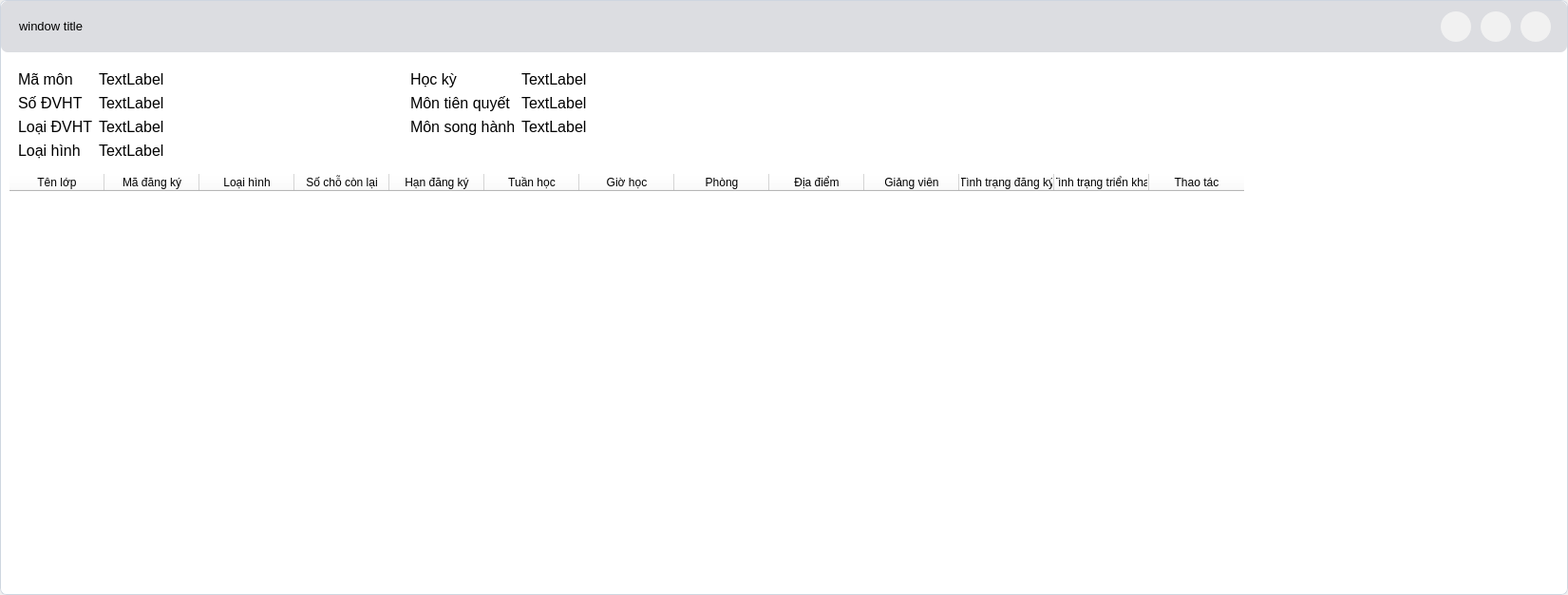
<?xml version="1.0" encoding="UTF-8"?>
<ui version="4.0">
 <class>Widget</class>
 <widget class="QWidget" name="Widget">
  <property name="geometry">
   <rect>
    <x>0</x>
    <y>0</y>
    <width>1651</width>
    <height>626</height>
   </rect>
  </property>
  <property name="windowTitle">
   <string>Widget</string>
  </property>
  <layout class="QVBoxLayout" name="verticalLayout">
   <property name="leftMargin">
    <number>0</number>
   </property>
   <property name="topMargin">
    <number>0</number>
   </property>
   <property name="rightMargin">
    <number>0</number>
   </property>
   <property name="bottomMargin">
    <number>0</number>
   </property>
   <item>
    <widget class="QFrame" name="frame_window">
     <property name="styleSheet">
      <string notr="true">QFrame{
background: #ffffff;
border-radius: 7px;
}

#frame_window {
border: 1px solid #ced6e0;
}</string>
     </property>
     <property name="frameShape">
      <enum>QFrame::StyledPanel</enum>
     </property>
     <property name="frameShadow">
      <enum>QFrame::Raised</enum>
     </property>
     <layout class="QVBoxLayout" name="verticalLayout_2">
      <property name="spacing">
       <number>0</number>
      </property>
      <property name="leftMargin">
       <number>0</number>
      </property>
      <property name="topMargin">
       <number>0</number>
      </property>
      <property name="rightMargin">
       <number>0</number>
      </property>
      <property name="bottomMargin">
       <number>0</number>
      </property>
      <item>
       <widget class="QFrame" name="frame_header">
        <property name="sizePolicy">
         <sizepolicy hsizetype="Expanding" vsizetype="Fixed">
          <horstretch>0</horstretch>
          <verstretch>0</verstretch>
         </sizepolicy>
        </property>
        <property name="styleSheet">
         <string notr="true">background-color: #dcdde1;</string>
        </property>
        <property name="frameShape">
         <enum>QFrame::StyledPanel</enum>
        </property>
        <property name="frameShadow">
         <enum>QFrame::Raised</enum>
        </property>
        <layout class="QHBoxLayout" name="horizontalLayout_4">
         <property name="spacing">
          <number>14</number>
         </property>
         <property name="leftMargin">
          <number>11</number>
         </property>
         <property name="topMargin">
          <number>11</number>
         </property>
         <property name="rightMargin">
          <number>11</number>
         </property>
         <property name="bottomMargin">
          <number>11</number>
         </property>
         <item alignment="Qt::AlignLeft">
          <widget class="QLabel" name="label_windowTitle">
           <property name="sizePolicy">
            <sizepolicy hsizetype="Fixed" vsizetype="Fixed">
             <horstretch>0</horstretch>
             <verstretch>0</verstretch>
            </sizepolicy>
           </property>
           <property name="font">
            <font>
             <family>Segoe UI</family>
             <pointsize>10</pointsize>
            </font>
           </property>
           <property name="styleSheet">
            <string notr="true">padding-left: 5px;</string>
           </property>
           <property name="text">
            <string>window title</string>
           </property>
          </widget>
         </item>
         <item>
          <spacer name="horizontalSpacer">
           <property name="orientation">
            <enum>Qt::Horizontal</enum>
           </property>
           <property name="sizeHint" stdset="0">
            <size>
             <width>40</width>
             <height>20</height>
            </size>
           </property>
          </spacer>
         </item>
         <item alignment="Qt::AlignRight">
          <widget class="QFrame" name="frameTopRightButton">
           <property name="sizePolicy">
            <sizepolicy hsizetype="Preferred" vsizetype="Preferred">
             <horstretch>0</horstretch>
             <verstretch>0</verstretch>
            </sizepolicy>
           </property>
           <property name="minimumSize">
            <size>
             <width>122</width>
             <height>32</height>
            </size>
           </property>
           <property name="styleSheet">
            <string notr="true">QPushButton{
	background-color: #f2f2f2f2;
	border-radius: 16px;
}
</string>
           </property>
           <property name="frameShape">
            <enum>QFrame::StyledPanel</enum>
           </property>
           <property name="frameShadow">
            <enum>QFrame::Raised</enum>
           </property>
           <property name="lineWidth">
            <number>1</number>
           </property>
           <layout class="QHBoxLayout" name="horizontalLayout_5">
            <property name="spacing">
             <number>10</number>
            </property>
            <property name="leftMargin">
             <number>0</number>
            </property>
            <property name="topMargin">
             <number>0</number>
            </property>
            <property name="rightMargin">
             <number>6</number>
            </property>
            <property name="bottomMargin">
             <number>0</number>
            </property>
            <item>
             <widget class="QPushButton" name="button_minimum">
              <property name="sizePolicy">
               <sizepolicy hsizetype="Fixed" vsizetype="Fixed">
                <horstretch>0</horstretch>
                <verstretch>0</verstretch>
               </sizepolicy>
              </property>
              <property name="minimumSize">
               <size>
                <width>32</width>
                <height>32</height>
               </size>
              </property>
              <property name="styleSheet">
               <string notr="true">QPushButton::hover{
background-color: rgb(0, 170, 0);
}</string>
              </property>
              <property name="text">
               <string/>
              </property>
             </widget>
            </item>
            <item>
             <widget class="QPushButton" name="button_maximum">
              <property name="sizePolicy">
               <sizepolicy hsizetype="Fixed" vsizetype="Fixed">
                <horstretch>0</horstretch>
                <verstretch>0</verstretch>
               </sizepolicy>
              </property>
              <property name="minimumSize">
               <size>
                <width>32</width>
                <height>32</height>
               </size>
              </property>
              <property name="styleSheet">
               <string notr="true">QPushButton::hover{
background-color: rgb(255, 170, 0);
}</string>
              </property>
              <property name="text">
               <string/>
              </property>
             </widget>
            </item>
            <item>
             <widget class="QPushButton" name="button_close">
              <property name="enabled">
               <bool>true</bool>
              </property>
              <property name="sizePolicy">
               <sizepolicy hsizetype="Fixed" vsizetype="Fixed">
                <horstretch>0</horstretch>
                <verstretch>0</verstretch>
               </sizepolicy>
              </property>
              <property name="minimumSize">
               <size>
                <width>32</width>
                <height>32</height>
               </size>
              </property>
              <property name="baseSize">
               <size>
                <width>0</width>
                <height>0</height>
               </size>
              </property>
              <property name="styleSheet">
               <string notr="true">
QPushButton::hover {
background-color: rgb(255, 0, 0);
}</string>
              </property>
              <property name="text">
               <string/>
              </property>
              <property name="iconSize">
               <size>
                <width>0</width>
                <height>0</height>
               </size>
              </property>
              <property name="flat">
               <bool>false</bool>
              </property>
             </widget>
            </item>
           </layout>
           <zorder>button_close</zorder>
           <zorder>button_minimum</zorder>
           <zorder>button_maximum</zorder>
          </widget>
         </item>
        </layout>
       </widget>
      </item>
      <item>
       <widget class="QFrame" name="frame_body">
        <property name="frameShape">
         <enum>QFrame::StyledPanel</enum>
        </property>
        <property name="frameShadow">
         <enum>QFrame::Raised</enum>
        </property>
        <layout class="QVBoxLayout" name="verticalLayout_3">
         <item>
          <widget class="QFrame" name="frame_overview">
           <property name="styleSheet">
            <string notr="true">font-family: Segoe UI;
font-size: 16px;</string>
           </property>
           <property name="frameShape">
            <enum>QFrame::StyledPanel</enum>
           </property>
           <property name="frameShadow">
            <enum>QFrame::Raised</enum>
           </property>
           <layout class="QGridLayout" name="gridLayout">
            <item row="0" column="8">
             <spacer name="horizontalSpacer_4">
              <property name="orientation">
               <enum>Qt::Horizontal</enum>
              </property>
              <property name="sizeHint" stdset="0">
               <size>
                <width>40</width>
                <height>20</height>
               </size>
              </property>
             </spacer>
            </item>
            <item row="0" column="7">
             <spacer name="horizontalSpacer_5">
              <property name="orientation">
               <enum>Qt::Horizontal</enum>
              </property>
              <property name="sizeHint" stdset="0">
               <size>
                <width>40</width>
                <height>20</height>
               </size>
              </property>
             </spacer>
            </item>
            <item row="2" column="0">
             <widget class="QLabel" name="label_3">
              <property name="text">
               <string>Loại ĐVHT</string>
              </property>
             </widget>
            </item>
            <item row="3" column="0">
             <widget class="QLabel" name="label_4">
              <property name="text">
               <string>Loại hình</string>
              </property>
             </widget>
            </item>
            <item row="0" column="3">
             <widget class="QLabel" name="label_5">
              <property name="text">
               <string>Học kỳ</string>
              </property>
             </widget>
            </item>
            <item row="0" column="1">
             <widget class="QLabel" name="subject_code">
              <property name="text">
               <string>TextLabel</string>
              </property>
             </widget>
            </item>
            <item row="1" column="3">
             <widget class="QLabel" name="label_6">
              <property name="text">
               <string>Môn tiên quyết</string>
              </property>
             </widget>
            </item>
            <item row="2" column="3">
             <widget class="QLabel" name="label_7">
              <property name="text">
               <string>Môn song hành</string>
              </property>
             </widget>
            </item>
            <item row="0" column="2">
             <spacer name="horizontalSpacer_3">
              <property name="orientation">
               <enum>Qt::Horizontal</enum>
              </property>
              <property name="sizeHint" stdset="0">
               <size>
                <width>40</width>
                <height>20</height>
               </size>
              </property>
             </spacer>
            </item>
            <item row="1" column="5">
             <widget class="QLabel" name="must_study_subject">
              <property name="text">
               <string>TextLabel</string>
              </property>
             </widget>
            </item>
            <item row="2" column="5">
             <widget class="QLabel" name="parallel_subject">
              <property name="text">
               <string>TextLabel</string>
              </property>
             </widget>
            </item>
            <item row="2" column="1">
             <widget class="QLabel" name="study_unit_type">
              <property name="text">
               <string>TextLabel</string>
              </property>
             </widget>
            </item>
            <item row="1" column="1">
             <widget class="QLabel" name="credit_string">
              <property name="text">
               <string>TextLabel</string>
              </property>
             </widget>
            </item>
            <item row="0" column="0">
             <widget class="QLabel" name="label">
              <property name="text">
               <string>Mã môn</string>
              </property>
             </widget>
            </item>
            <item row="3" column="1">
             <widget class="QLabel" name="study_type">
              <property name="text">
               <string>TextLabel</string>
              </property>
             </widget>
            </item>
            <item row="1" column="0">
             <widget class="QLabel" name="label_2">
              <property name="text">
               <string>Số ĐVHT</string>
              </property>
             </widget>
            </item>
            <item row="0" column="9">
             <spacer name="horizontalSpacer_2">
              <property name="orientation">
               <enum>Qt::Horizontal</enum>
              </property>
              <property name="sizeHint" stdset="0">
               <size>
                <width>40</width>
                <height>20</height>
               </size>
              </property>
             </spacer>
            </item>
            <item row="0" column="5">
             <widget class="QLabel" name="semester">
              <property name="text">
               <string>TextLabel</string>
              </property>
             </widget>
            </item>
            <item row="0" column="6">
             <spacer name="horizontalSpacer_6">
              <property name="orientation">
               <enum>Qt::Horizontal</enum>
              </property>
              <property name="sizeHint" stdset="0">
               <size>
                <width>40</width>
                <height>20</height>
               </size>
              </property>
             </spacer>
            </item>
           </layout>
          </widget>
         </item>
         <item>
          <widget class="QTableWidget" name="tableWidget_detail">
           <property name="sizeAdjustPolicy">
            <enum>QAbstractScrollArea::AdjustToContents</enum>
           </property>
           <attribute name="verticalHeaderStretchLastSection">
            <bool>true</bool>
           </attribute>
           <column>
            <property name="text">
             <string>Tên lớp</string>
            </property>
           </column>
           <column>
            <property name="text">
             <string>Mã đăng ký</string>
            </property>
           </column>
           <column>
            <property name="text">
             <string>Loại hình</string>
            </property>
           </column>
           <column>
            <property name="text">
             <string>Số chỗ còn lại</string>
            </property>
           </column>
           <column>
            <property name="text">
             <string>Hạn đăng ký</string>
            </property>
           </column>
           <column>
            <property name="text">
             <string>Tuần học</string>
            </property>
           </column>
           <column>
            <property name="text">
             <string>Giờ học</string>
            </property>
           </column>
           <column>
            <property name="text">
             <string>Phòng</string>
            </property>
           </column>
           <column>
            <property name="text">
             <string>Địa điểm</string>
            </property>
           </column>
           <column>
            <property name="text">
             <string>Giảng viên</string>
            </property>
           </column>
           <column>
            <property name="text">
             <string>Tình trạng đăng ký</string>
            </property>
           </column>
           <column>
            <property name="text">
             <string>Tình trạng triển khai</string>
            </property>
           </column>
           <column>
            <property name="text">
             <string>Thao tác</string>
            </property>
           </column>
          </widget>
         </item>
        </layout>
       </widget>
      </item>
     </layout>
    </widget>
   </item>
  </layout>
 </widget>
 <resources/>
 <connections/>
</ui>
